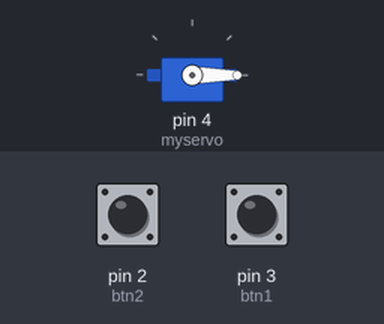
This sketch was run on a simulated Arduino Uno, built with avr-gcc and run on an emulated ATmega328P. On the bench: servo. The inputs (shaded band) are chosen by the test bench; at power-on: pin 3 (btn1) LOW, pin 2 (btn2) LOW.

Above: at 1.2 s.
1.3 s: pin 3 (btn1) pulled HIGH for 0.15 s
At 2.0 s:
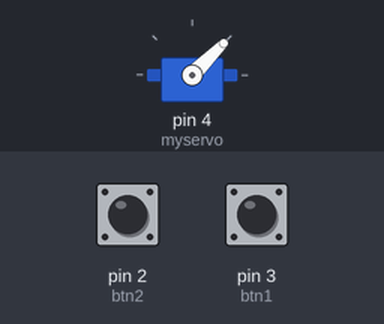
2.9 s: pin 3 (btn1) pulled HIGH for 1 s
At 3.2 s:
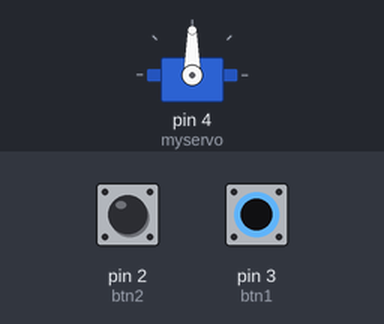
5.4 s: pin 3 (btn1) pulled HIGH for 0.15 s
At 6.3 s:
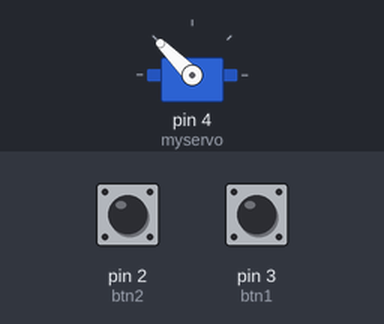
7.0 s: pin 3 (btn1) pulled HIGH for 3.2 s
At 7.5 s:
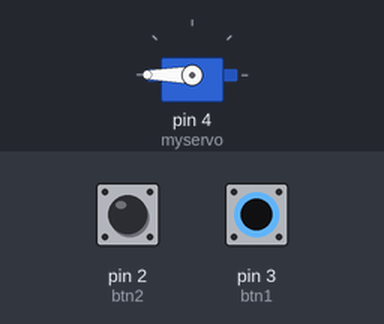
11.7 s: pin 2 (btn2) pulled HIGH for 0.15 s
At 12.3 s:
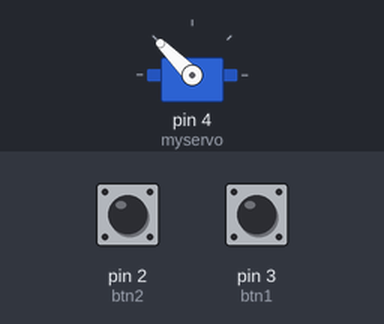
13.3 s: pin 2 (btn2) pulled HIGH for 1 s
At 14.7 s:
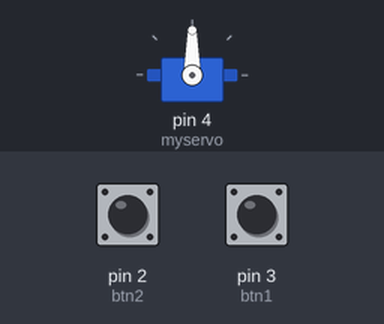
Timing chart, 0 to 16.3 s (numbered marks = the images above; inputs shaded):
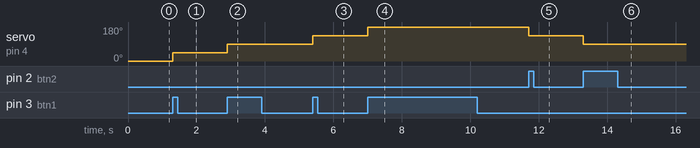

The sketch:

lab9-2.ino
```cpp
// C++
//Name: Jessica Naiara Pereira
//Date: Apr 01, 2023

#include <Servo.h>

#define btn1 3
#define btn2 2

Servo myservo;

  // servo angle
  int degree = 0;
  // servo step each click
  int steps = 25;

void setup(){

  Serial.begin(9600);

  myservo.attach(4);

  attachInterrupt(digitalPinToInterrupt(btn1), onClick1, RISING);
  attachInterrupt(digitalPinToInterrupt(btn2), onClick2, RISING);

}


void loop() {

  // servo angle on click position
  myservo.write(degree);

}

// on click button 1
void onClick1 () {
  degree = myservo.read() + 180 * steps / 100;
  if (degree > 180) {
    degree = 180;
  }
}

// on click button 2
void onClick2 () {
  degree = myservo.read() - 180 * steps / 100;
  if (degree < 0) {
    degree = 0;
  }

}
```

Measured:
- after the input at 1.3 s, servo on pin 4 (myservo): 0° → 45° at once
- after the input at 2.9 s, servo on pin 4 (myservo): 45° → 90° at once
- after the input at 5.4 s, servo on pin 4 (myservo): 90° → 135° at once
- after the input at 7.0 s, servo on pin 4 (myservo): 135° → 180° at once
- after the input at 11.7 s, servo on pin 4 (myservo): 180° → 135° at once
- after the input at 13.3 s, servo on pin 4 (myservo): 135° → 90° at once
